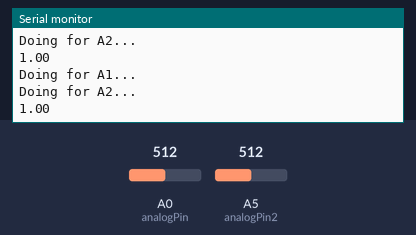
Recording of a sketch running on a simulated Arduino Uno, built with avr-gcc and run on an emulated ATmega328P. Shown: the last lines printed to the serial monitor. Inputs (shaded band) come from the test bench; at power-on: A0 (analogPin) = 512, A5 (analogPin2) = 512.

Above: at 1.2 s.
1.3 s: A0 (analogPin) set to 716
At 2.6 s:
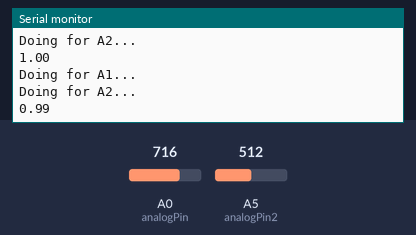
2.8 s: A5 (analogPin2) set to 306
At 3.9 s:
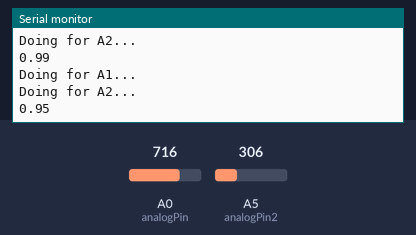
4.3 s: A0 (analogPin) set to 900
At 4.3 s:
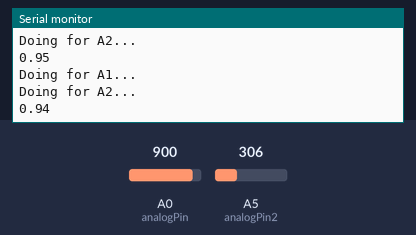
5.8 s: A5 (analogPin2) set to 122
At 7.0 s:
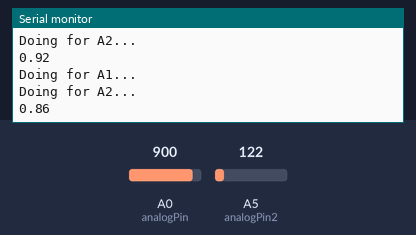
Timing chart, 0 to 8.3 s (numbered marks = the images above; inputs shaded):
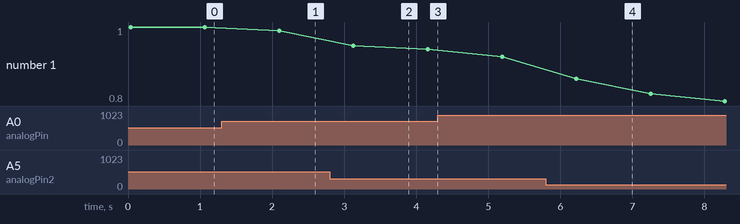

The sketch:

sketch_apr15a.ino
```cpp
float myBuffA[100];
float myBuffB[100];
float *pointerX;
float *pointerY;
float current = 0.0;
float before = 0.0;
float A = 0.0;
float B = 0.0;
float Aprime = 0.0;
float Bprime = 0.0;
float cosine_similiarity = 0.0;
int sensorValue = 0;  // variable to store the value read
int looping = 100;
int debug = 0;
void setup() {
  // put your setup code here, to run once:
       // debug value
  Serial.begin(9600);
  pointerX = myBuffA;
  pointerY = myBuffB;
}

void CosineSimiliaritySum(){

  for (int i = 0; i <= looping; i++) {
    before = pointerY[i]*pointerX[i];
    current +=before;

    Aprime = pointerX[i]*pointerX[i];
    Bprime = pointerY[i]*pointerY[i];
    A +=Aprime;
    B +=Bprime;
    if (debug == 1){
    Serial.print(pointerY[i]);
    Serial.print(",");
    Serial.print(pointerX[i]);
    Serial.print(",");
    Serial.print(before);
    Serial.print(",");
    Serial.print(current);
    Serial.print(",");
    Serial.print(A);
    Serial.print(",");
    Serial.print(B);
    Serial.println();
    delay(100);
    }

  }
  //return Aprime,Bprime,A,B;
}


void loop() {
  // put your main code here, to run repeatedly:
  Serial.println("Doing for A1...");
  int analogPin = A0;
  for (int i = 0; i <= looping; i++) {
    sensorValue = analogRead(analogPin);  // read the input pin
    float val = sensorValue * (5.0 / 1023.0);
    //Serial.println(val);
    pointerX[i] = val;
    //delay(100);
  }

  Serial.println("Doing for A2...");
  int analogPin2 = A5;
  for (int i = 0; i <= looping; i++) {
    sensorValue = analogRead(analogPin2);  // read the input pin
    float val= sensorValue * (5.0 / 1023.0);
    pointerY[i] = val;
  //Serial.println(val);
  }


  CosineSimiliaritySum();
  float Asq = sqrt(A);
  float Bsq = sqrt(B);
  if (debug == 1){
  Serial.print(current);
  Serial.print(",");
  Serial.print(Asq);
  Serial.print(",");
  Serial.print(Bsq);
  Serial.print(",");
  }
  cosine_similiarity = current/(Asq*Bsq);
  Serial.println(cosine_similiarity);
  delay(1000);


}
```

Measured:
- after the input at 1.3 s, the serial monitor: prints a new line after 0.80 s (image 1)
- after the input at 2.8 s, the serial monitor: prints a new line after 0.33 s (image 2)
- after the input at 5.8 s, the serial monitor: prints a new line after 0.42 s (image 4)
- plotted number 1: 1 → 0.99 after the input at 1.3 s, 0.99 → 0.94 after the input at 2.8 s, 0.94 → 0.92 after the input at 4.3 s, 0.92 → 0.8 after the input at 5.8 s
